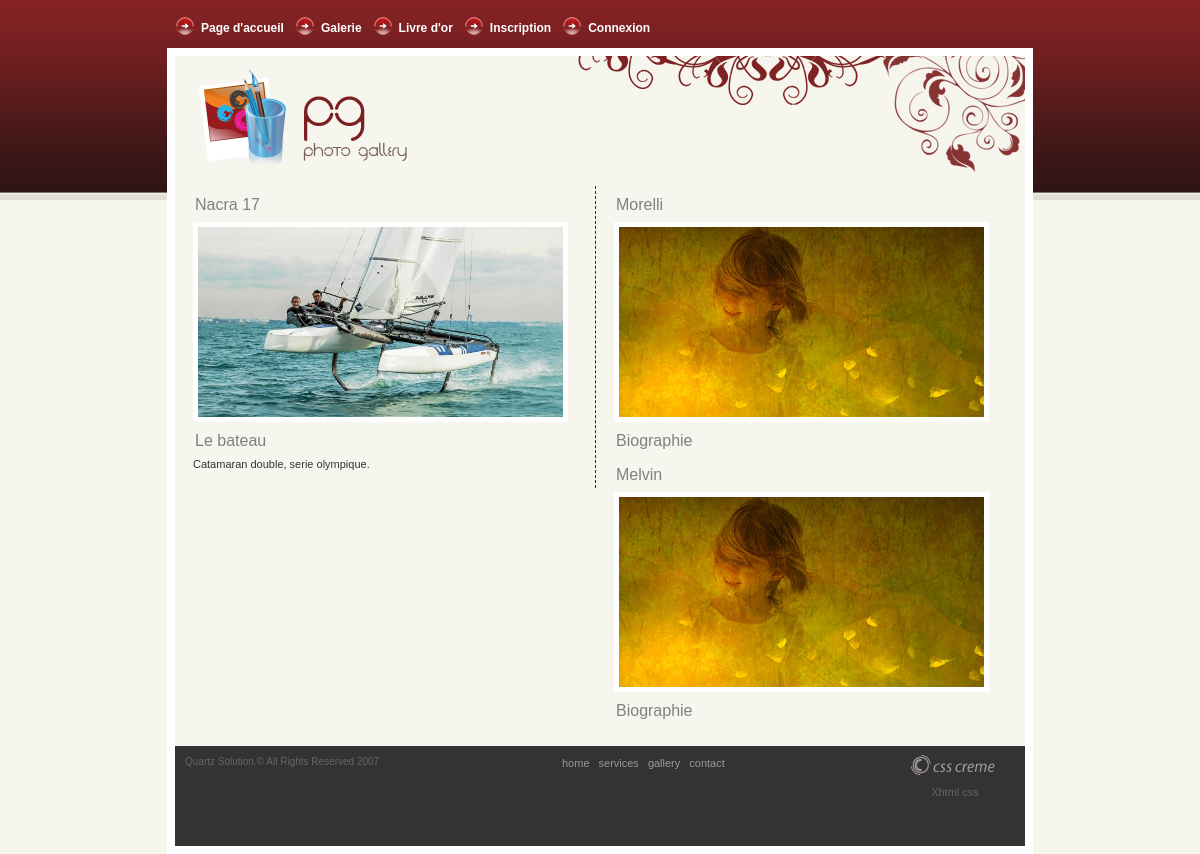
Screenshot of /v2/oeuvre.php?id=2 with the database file from the repository.
### tables this page shows
CREATE TABLE `t_oeuvre_oeu` (
  `oeu_code` int(11) NOT NULL,
  `oeu_intitule` varchar(20) NOT NULL,
  `oeu_DateDeCreation` date DEFAULT NULL,
  `oeu_description` varchar(200) NOT NULL,
  `oeu_CheminPhoto` varchar(200) NOT NULL
);

CREATE TABLE `t_presentation_pres` (
  `expo_identifiant` int(11) NOT NULL,
  `oeu_code` int(11) NOT NULL
);

CREATE TABLE `t_exposant_expo` (
  `expo_identifiant` int(11) NOT NULL,
  `expo_nom` varchar(60) NOT NULL,
  `expo_prenom` varchar(60) DEFAULT NULL,
  `expo_biographie` varchar(500) DEFAULT NULL,
  `expo_email` varchar(60) DEFAULT NULL,
  `expo_UrlSite` varchar(200) DEFAULT NULL,
  `expo_CheminPhoto` varchar(200) DEFAULT NULL,
  `cpt_pseudo` varchar(15) NOT NULL
);

### v2/oeuvre.php (the view, shortened to what this page needs)
<!DOCTYPE html PUBLIC "-//W3C//DTD XHTML 1.0 Transitional//EN" "http://www.w3.org/TR/xhtml1/DTD/xhtml1-transitional.dtd">
<html xmlns="http://www.w3.org/1999/xhtml">
<head>
<link rel="stylesheet" type="text/css" href="style.css" />
</head>
<body>
<div id="top_menu">
  <ul class="menu">
    <li><a href="index.php" class="nav">Page d'accueil</a></li>
    <li><a href="galerie.php" class="nav">Galerie</a></li>
    <li><a href="livredor.php" class="nav">Livre d'or</a></li>
    <li><a href="inscription.php" class="nav">Inscription</a></li>
    <?php
      if( !isset($_SESSION['login']) || ($_SESSION['role'] == 'D') ){
        echo "<li><a href='session.php' class='nav'>Connexion</a></li>";
     }
    ?>
  </ul>
</div>
<div id="main_content">
  <div id="top_banner"> <a href="#"><img src="images/logo.jpg" width="230" height="130" alt="" border="0" class="logo" /></a> </div>
      <?php
     $mysqli = new mysqli('localhost','nom_utilisateur','mot_de_passe','nom_base');
  echo "<div id='page_content_left'>";
    echo "<div class='title'>";
     if(isset($_GET['id'])){
      $oeu = $_GET['id'];
      if(( $oeu > 0 ) && ( $oeu < 13 )){
       $r_nom = "select oeu_intitule from t_oeuvre_oeu where oeu_code = ".$oeu." ;";
       $nom = $mysqli->query($r_nom);
       if ($nom == false)
       {
        echo "Error: La requête a echoué \n";
        echo "Errno: " . $mysqli->errno . "\n";
        echo "Error: " . $mysqli->error . "\n";
        exit();
       }
       else
       {
        $oeu_info = $nom->fetch_assoc();
        echo ($oeu_info['oeu_intitule']);
       }
      } else {
        echo "Cette oeuvre n'existe pas.";
        exit();
      }
     } else {
      echo "Veuillez entrer l'identifiant de l'oeuvre souhaité dans l'URL.";
      exit();
     }
    echo "</div>";
      echo  "<div class='content_text'>";
      if(isset($_GET['id'])){
       $oeu = $_GET['id'];
       if(( $oeu > 0 ) && ( $oeu < 13 )){
        $r_photo = "select oeu_CheminPhoto from t_oeuvre_oeu where oeu_code = ".$oeu." ;";
        $photo = $mysqli->query($r_photo);
        if ($photo == false)
        {
         echo "Error: La requête a echoué \n";
         echo "Errno: " . $mysqli->errno . "\n";
         echo "Error: " . $mysqli->error . "\n";
         exit();
        }
        else
        {
         $oeu_info = $photo->fetch_assoc();
         echo "<img src='./images/pic/".$oeu_info['oeu_CheminPhoto'].".jpg' width='365' height='190' alt='' class='pic' />";
        }
       } else {
        echo "Cette oeuvre n'existe pas.";
        exit();
       }
      } else {
       echo "Veuillez entrer l'identifiant de l'oeuvre souhaité dans l'URL.";
       exit();
      }
    echo "</div>";
    echo "<div class='title'> Le bateau </div>";
    if(isset($_GET['id'])){
       $oeu = $_GET['id'];
       if(( $oeu > 0 ) && ( $oeu < 13 )){
        $r_description = "select oeu_description from t_oeuvre_oeu where oeu_code = ".$oeu." ;";
        $description = $mysqli->query($r_description);
        if ($description == false)
        {
         echo "Error: La requête a echoué \n";
         echo "Errno: " . $mysqli->errno . "\n";
         echo "Error: " . $mysqli->error . "\n";
         exit();
        }
        else
        {
         $oeu_info = $description->fetch_assoc();
         echo "<div class='content_text'>".$oeu_info['oeu_description']."</div>";
        }
       } else {
        echo "Cette oeuvre n'existe pas.";
        exit();
       }
      }
  echo "</div>";
  echo "<div id='page_content_right'>";
    $r_architectes = "select expo_identifiant from t_presentation_pres where oeu_code =".$oeu.";";
    $architectes = $mysqli->query($r_architectes);
    if ($architectes == false)
        {
         echo "Error: La requête a echoué \n";
         echo "Errno: " . $mysqli->errno . "\n";
         echo "Error: " . $mysqli->error . "\n";
         exit();
        }
        else
        {
         while($exposants = $architectes->fetch_assoc()){
          $r_architecte = "select * from t_exposant_expo where expo_identifiant = ".$exposants['expo_identifiant'].";";
          $architecte = $mysqli->query($r_architecte);
          $exposant = $architecte->fetch_assoc();
          echo "<div class='title'>".$exposant['expo_nom']." ".$exposant['expo_prenom']."</div>";
          echo "<div class='content_text'> <img src='images/pic/big.jpg' width='365' height='190' alt='' class='pic' /> </div>";
          echo "<div class='title'> Biographie </div>";
          echo "<div class='content_text'> ".$exposant['expo_biographie']."</div>";
         }
        }
echo "</div>";
    ?>
<div id="footer">
  <div id="footer_content">
    <div id="copyrights"> Quartz Solution.&copy; All Rights Reserved 2007 </div>
    <div>
      <ul class="footer_menu">
        <li><a href="#" class="nav2">home </a></li>
        <li><a href="#" class="nav2">services</a></li>
        <li><a href="#" class="nav2">gallery</a></li>
        <li><a href="#" class="nav2">contact</a></li>
      </ul>
    </div>
    <div id="madeby"> <a href="http://www.csscreme.com"><img src="images/csscreme_link.jpg" width="125" height="40" border="0" alt="" /></a><br />
      <a target="_blank" href="http://validator.w3.org/check?uri=referer">Xhtml</a> <a target="_blank" href="http://jigsaw.w3.org/css-validator/check/referer">css</a> </div>
  </div>
</div>
</body>
</html>

### v2/style.css (style rules this page uses)
body { background:url(images/top_bg.jpg) repeat-x top #F6F5E9; margin:auto; font-family: Arial, Verdana, Helvetica, sans-serif; font-size:11px; color:#ccc; }
#main_content { width:850px; height: auto; margin:auto; background-color:#F6F6EE; border:8px #FFFFFF solid; }
#top_banner { width:850px; height:130px; background:url(images/illustr.jpg) no-repeat right; }
img.logo { padding-left:15px; }
#top_menu { width:850px; margin:auto; padding:15px; }
ul.menu { list-style-type:none; display:block; width: auto; height:18px; margin:auto; padding:0; }
ul.menu li { display:inline; }
a.nav:link, a.nav:visited { display:block; float:left; padding:4px 11px 0 26px; margin:0;width: auto; height:18px; text-align:center; line-height:18px; font-weight:bold; font-size:12px; text-decoration:none; color:#fff; background:url(images/bt_bg.jpg) no-repeat left; }
#page_content_left { width:400px; height:auto; float:left; padding:10px; border-right:1px #800000 dashed; }
#page_content_right { width:400px; height:auto; float:left; padding:10px; }
.title { font-size:16px; color:#808080; clear:both; padding-left:10px; }
.content_text { font-size:11px; color:#333333; height:auto; text-align:justify; padding:8px; }
img.pic { padding:0px; margin-right:10px; margin-bottom:10px; border:5px #FFFFFF solid; float:left; }
#footer { width: auto; height:100px; clear:both; margin-top:40px; background-color: #333333; }
#footer_content { width:850px; margin:auto; }
#copyrights { width:350px; color: #666666; font-size:10px; float:left; padding:10px; }
#madeby { width:140px; height:40px; float:right; text-align:center; padding-top:0px; }
#madeby a { text-decoration:none; color:#666666; }
ul.footer_menu { list-style-type:none; float:left; display:block; width:auto; height: auto; margin:0px; padding:3px 0 0 10px; }
ul.footer_menu li { display:inline; }
a.nav2:link, a.nav2:visited { display:block; float:left; padding:4px 0 0 5px; margin:2px;width: auto; height:20px; text-align:center; line-height:16px; text-decoration:none; color: #999999; }

### rows the page displays
t_oeuvre_oeu: oeu_intitule "Nacra 17", oeu_description "Catamaran double, serie olympique."
t_presentation_pres: expo_identifiant.expo_nom "Morelli"
t_presentation_pres: expo_identifiant.expo_nom "Melvin"
